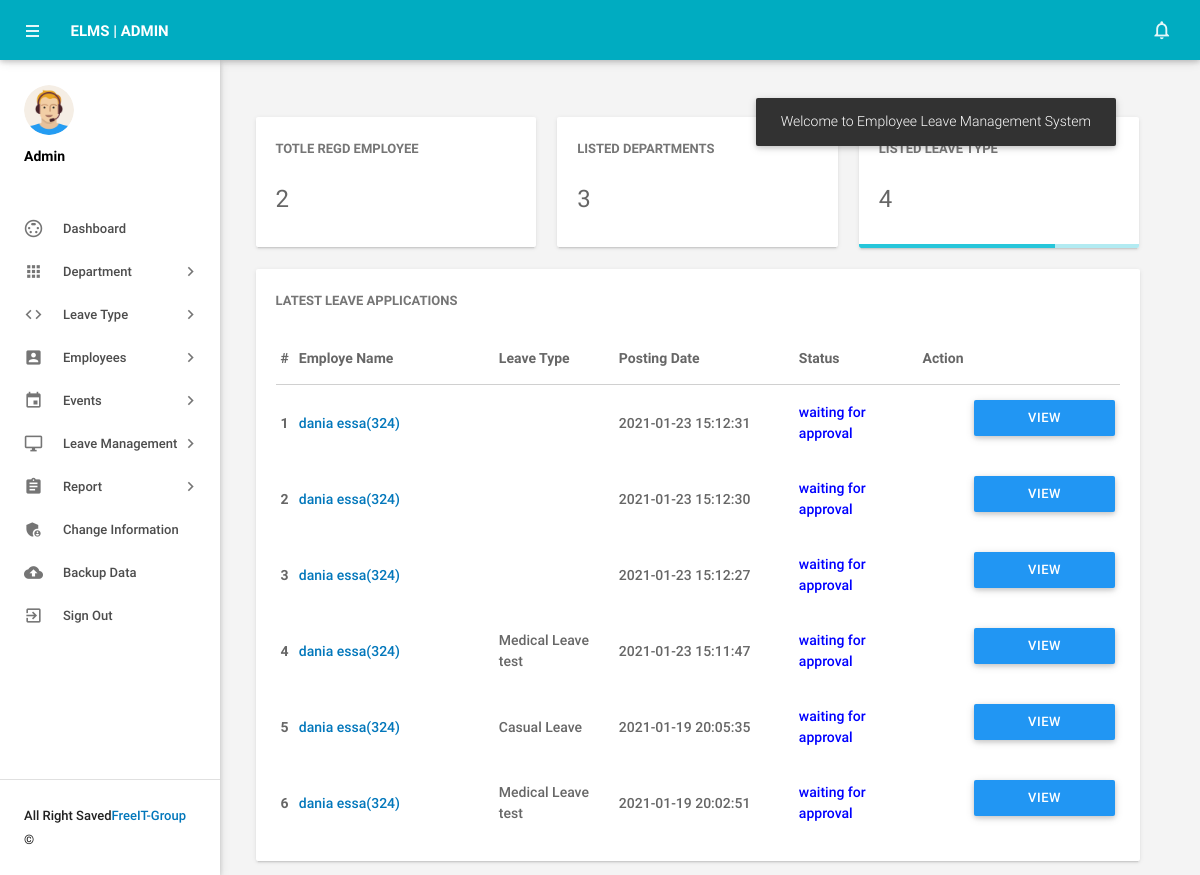
Screenshot of /admin/dashboard.php (signed in) with the database file from the repository.
### tables this page shows
CREATE TABLE `tblleaves` (
  `id` int(11) NOT NULL,
  `LeaveType` varchar(110) NOT NULL,
  `ToDate` varchar(120) NOT NULL,
  `FromDate` varchar(120) NOT NULL,
  `Description` mediumtext NOT NULL,
  `PostingDate` timestamp NOT NULL DEFAULT CURRENT_TIMESTAMP,
  `AdminRemark` mediumtext,
  `AdminRemarkDate` varchar(120) DEFAULT NULL,
  `Status` int(1) NOT NULL,
  `IsRead` int(1) NOT NULL,
  `empid` int(11) DEFAULT NULL,
  `leaveTime` varchar(120) NOT NULL,
  `comeTime` varchar(120) NOT NULL
);

CREATE TABLE `tblemployees` (
  `id` int(11) NOT NULL,
  `EmpId` varchar(100) NOT NULL,
  `FirstName` varchar(150) NOT NULL,
  `LastName` varchar(150) NOT NULL,
  `EmailId` varchar(200) NOT NULL,
  `Password` varchar(180) NOT NULL,
  `Gender` varchar(100) NOT NULL,
  `Dob` date DEFAULT '0000-00-00',
  `Department` varchar(255) NOT NULL,
  `Address` varchar(255) NOT NULL,
  `City` varchar(200) NOT NULL,
  `Country` varchar(150) NOT NULL,
  `Phonenumber` char(11) NOT NULL,
  `Status` int(1) NOT NULL,
  `RegDate` timestamp NOT NULL DEFAULT CURRENT_TIMESTAMP,
  `Passport_valid` date DEFAULT NULL,
  `idcard_valid` date DEFAULT NULL,
  `Visa_valid` date DEFAULT NULL,
  `roll` int(11) NOT NULL DEFAULT '0'
);

### admin/dashboard.php (the view, shortened to what this page needs)
<?php
include('includes/config.php');
if(strlen($_SESSION['alogin'])==0)
    {
header('location:index.php');
}
else{
?>
<!DOCTYPE html>
<html lang="en">
    <head>
        <link type="text/css" rel="stylesheet" href="../assets/plugins/materialize/css/materialize.min.css"/>
        <link href="../assets/plugins/metrojs/MetroJs.min.css" rel="stylesheet">
        <link href="../assets/plugins/weather-icons-master/css/weather-icons.min.css" rel="stylesheet">
        <link href="../assets/css/alpha.min.css" rel="stylesheet" type="text/css"/>
        <link href="../assets/css/custom.css" rel="stylesheet" type="text/css"/>
    </head>
    <body>
           <?php include('includes/header.php');?>
       <?php include('includes/sidebar.php');?>
            <main class="mn-inner">
                <div class="middle-content">
                    <div class="row no-m-t no-m-b">
                    <div class="col s12 m12 l4">
                        <div class="card stats-card">
                            <div class="card-content">
                                <span class="card-title">Totle Regd Employee</span>
                                <span class="stats-counter">
<?php
$sql = "SELECT id from tblemployees";
$query = $dbh -> prepare($sql);
$query->execute();
$empcount=$query->rowCount();
?>
                                    <span class="counter"><?php echo htmlentities($empcount);?></span></span>
                            </div>
                            <div id="sparkline-bar"></div>
                        </div>
                    </div>
                        <div class="col s12 m12 l4">
                        <div class="card stats-card">
                            <div class="card-content">
                                <span class="card-title">Listed Departments </span>
    <?php
$sql = "SELECT id from tbldepartments";
$query = $dbh -> prepare($sql);
$query->execute();
$dptcount=$query->rowCount();
?>
                                <span class="stats-counter"><span class="counter"><?php echo htmlentities($dptcount);?></span></span>
                            </div>
                            <div id="sparkline-line"></div>
                        </div>
                    </div>
                    <div class="col s12 m12 l4">
                        <div class="card stats-card">
                            <div class="card-content">
                                <span class="card-title">Listed leave Type</span>
                                    <?php
$sql = "SELECT id from  tblleavetype";
$query = $dbh -> prepare($sql);
$query->execute();
$leavtypcount=$query->rowCount();
?>
                                <span class="stats-counter"><span class="counter"><?php echo htmlentities($leavtypcount);?></span></span>
                            </div>
                            <div class="progress stats-card-progress">
                                <div class="determinate" style="width: 70%"></div>
                            </div>
                        </div>
                    </div>
                </div>
                    <div class="row no-m-t no-m-b">
                        <div class="col s12 m12 l12">
                            <div class="card invoices-card">
                                <div class="card-content">
                                    <span class="card-title">Latest Leave Applications</span>
                             <table id="example" class="display responsive-table ">
                                    <thead>
                                        <tr>
                                            <th>#</th>
                                            <th width="200">Employe Name</th>
                                            <th width="120">Leave Type</th>
                                             <th width="180">Posting Date</th>
                                            <th>Status</th>
                                            <th align="center">Action</th>
                                        </tr>
                                    </thead>
                                    <tbody>
<?php $sql = "SELECT tblleaves.id as lid,tblemployees.FirstName,tblemployees.LastName,tblemployees.EmpId,tblemployees.id,tblleaves.LeaveType,tblleaves.PostingDate,tblleaves.Status from tblleaves join tblemployees on tblleaves.empid=tblemployees.id order by lid desc limit 6";
$query = $dbh -> prepare($sql);
$query->execute();
$results=$query->fetchAll(PDO::FETCH_OBJ);
$cnt=1;
if($query->rowCount() > 0)
{
foreach($results as $result)
{
      ?>
                                        <tr>
                                            <td> <b><?php echo htmlentities($cnt);?></b></td>
                                              <td><a href="editemployee.php?empid=<?php echo htmlentities($result->id);?>" target="_blank"><?php echo htmlentities($result->FirstName." ".$result->LastName);?>(<?php echo htmlentities($result->EmpId);?>)</a></td>
                                            <td><?php echo htmlentities($result->LeaveType);?></td>
                                            <td><?php echo htmlentities($result->PostingDate);?></td>
                                                                       <td><?php $stats=$result->Status;
if($stats==1){
                                             ?>
                                                 <span style="color: green">Approved</span>
                                                 <?php } if($stats==2)  { ?>
                                                <span style="color: red">Not Approved</span>
                                                 <?php } if($stats==0)  { ?>
 <span style="color: blue">waiting for approval</span>
 <?php } ?>
                                             </td>
          <td>
           <td><a href="leave-details.php?leaveid=<?php echo htmlentities($result->lid);?>" class="waves-effect waves-light btn blue m-b-xs"  > View Details</a></td>
                                    </tr>
                                         <?php $cnt++;} }?>
                                    </tbody>
                                </table>
                                </div>
                            </div>
                        </div>
                    </div>
                </div>
            </main>
        </div>
    </body>
</html>
<?php } ?>

### rows the page displays
tblleaves: tblemployees.FirstName+LastName "dania essa", tblemployees.EmpId "324", PostingDate "2021-01-23 15:12:31", Status "waiting for approval"
tblleaves: tblemployees.FirstName+LastName "dania essa", tblemployees.EmpId "324", PostingDate "2021-01-23 15:12:30", Status "waiting for approval"
tblleaves: tblemployees.FirstName+LastName "dania essa", tblemployees.EmpId "324", PostingDate "2021-01-23 15:12:27", Status "waiting for approval"
tblleaves: tblemployees.FirstName+LastName "dania essa", tblemployees.EmpId "324", LeaveType "Medical Leave test", PostingDate "2021-01-23 15:11:47", Status "waiting for approval"
tblleaves: tblemployees.FirstName+LastName "dania essa", tblemployees.EmpId "324", LeaveType "Casual Leave", PostingDate "2021-01-19 20:05:35", Status "waiting for approval"
tblleaves: tblemployees.FirstName+LastName "dania essa", tblemployees.EmpId "324", LeaveType "Medical Leave test", PostingDate "2021-01-19 20:02:51", Status "waiting for approval"

### other values shown
$empcount "2"
$dptcount "3"
$leavtypcount "4"
